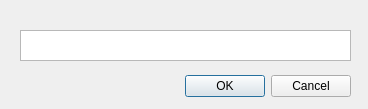
<?xml version="1.0" encoding="UTF-8"?>
<ui version="4.0">
 <class>dlogAddTimers</class>
 <widget class="QDialog" name="dlogAddTimers">
  <property name="geometry">
   <rect>
    <x>0</x>
    <y>0</y>
    <width>368</width>
    <height>109</height>
   </rect>
  </property>
  <property name="windowTitle">
   <string>Add Timers</string>
  </property>
  <widget class="QDialogButtonBox" name="buttonBox">
   <property name="geometry">
    <rect>
     <x>10</x>
     <y>70</y>
     <width>341</width>
     <height>32</height>
    </rect>
   </property>
   <property name="orientation">
    <enum>Qt::Horizontal</enum>
   </property>
   <property name="standardButtons">
    <set>QDialogButtonBox::Cancel|QDialogButtonBox::Ok</set>
   </property>
  </widget>
  <widget class="QTextEdit" name="textEdit">
   <property name="geometry">
    <rect>
     <x>20</x>
     <y>30</y>
     <width>331</width>
     <height>31</height>
    </rect>
   </property>
  </widget>
 </widget>
 <resources/>
 <connections>
  <connection>
   <sender>buttonBox</sender>
   <signal>accepted()</signal>
   <receiver>dlogAddTimers</receiver>
   <slot>accept()</slot>
   <hints>
    <hint type="sourcelabel">
     <x>248</x>
     <y>254</y>
    </hint>
    <hint type="destinationlabel">
     <x>157</x>
     <y>274</y>
    </hint>
   </hints>
  </connection>
  <connection>
   <sender>buttonBox</sender>
   <signal>rejected()</signal>
   <receiver>dlogAddTimers</receiver>
   <slot>reject()</slot>
   <hints>
    <hint type="sourcelabel">
     <x>316</x>
     <y>260</y>
    </hint>
    <hint type="destinationlabel">
     <x>286</x>
     <y>274</y>
    </hint>
   </hints>
  </connection>
 </connections>
</ui>
